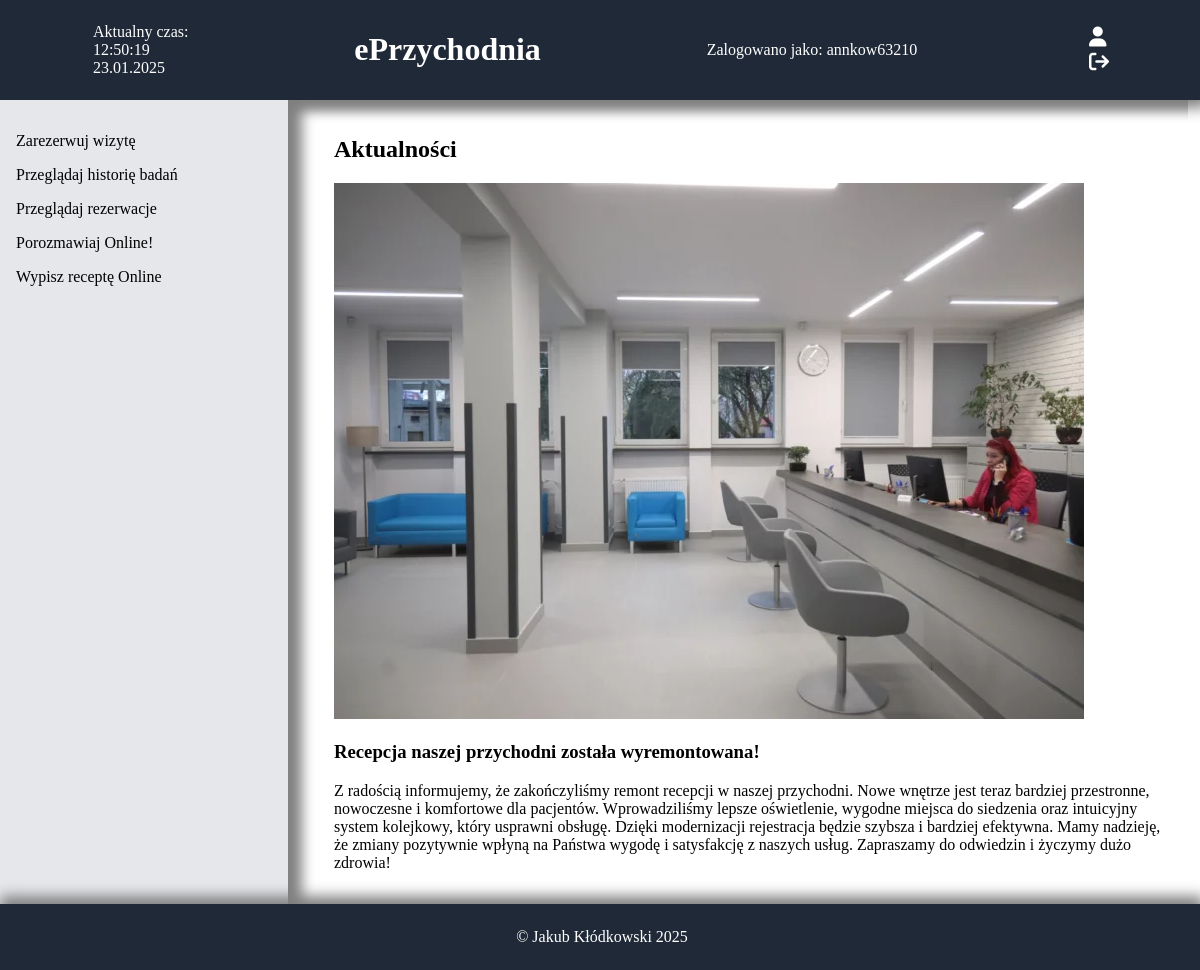
Before: / with the older database file.
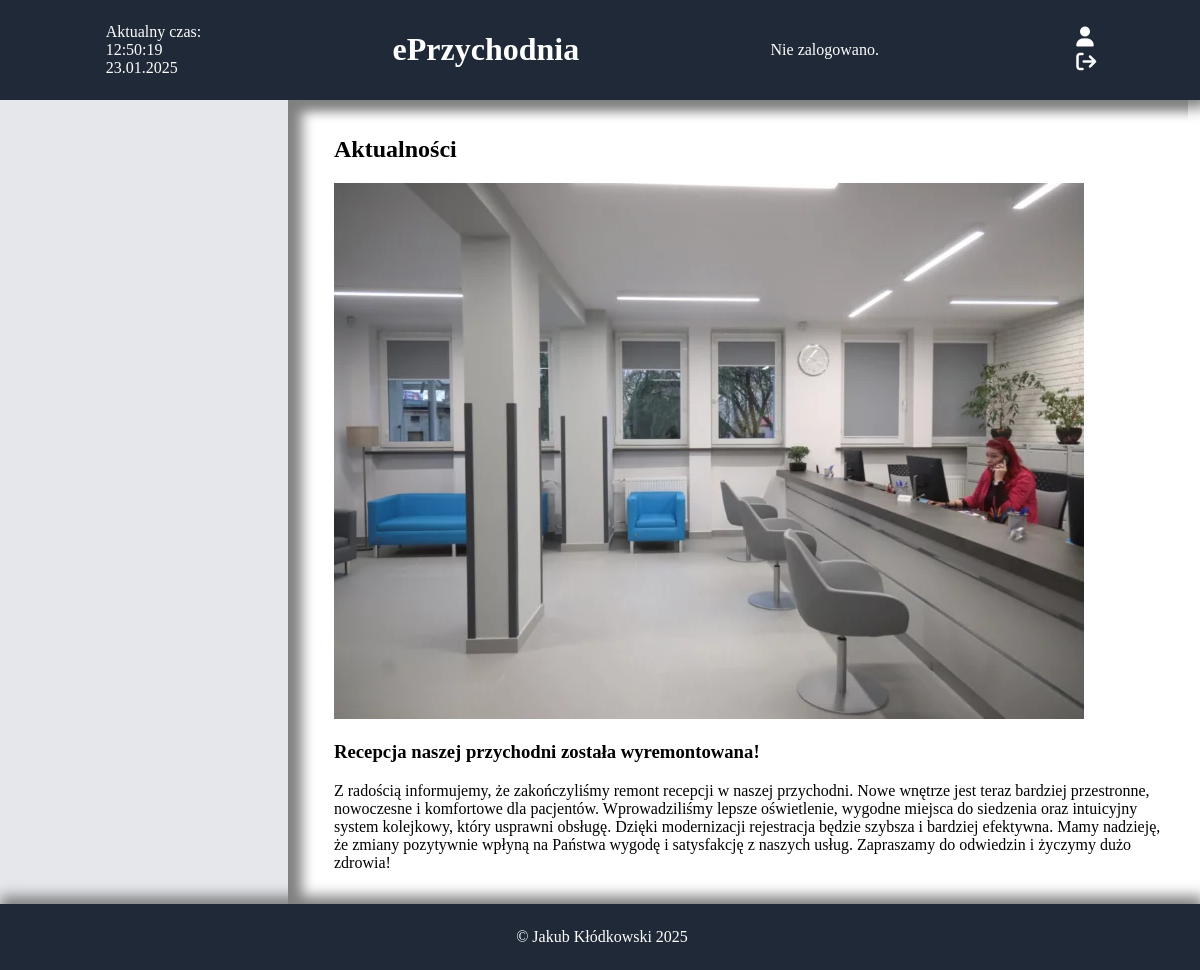
After: the same page with the newer database file.
### tables this page shows
CREATE TABLE `zalogowani` (
  `login` char(11) DEFAULT NULL,
  `haslo` varchar(100) DEFAULT NULL,
  `kto` varchar(100) DEFAULT NULL
);

### index.php (the view, shortened to what this page needs)
<!DOCTYPE html>
<html lang="pl">
<head>
    <link rel="stylesheet" href="https://cdnjs.cloudflare.com/ajax/libs/font-awesome/6.4.2/css/all.min.css">
    <link rel="stylesheet" href="style.css">
</head>
<body>
    <header>
    <div id="data"></div>
        <h1 class="text-xl font-bold text-center flex-1"><a href="index.php">ePrzychodnia</a></h1>
        <?php
            $connect = mysqli_connect("localhost", "root", "", "eprzychodnia");
            $query0 = "SELECT `login` FROM `zalogowani` LIMIT 1";
            $result = mysqli_query($connect, $query0);
            if ($result && mysqli_num_rows($result) > 0) {
                $row = mysqli_fetch_assoc($result);
                $log = $row['login'];
                echo "Zalogowano jako: " . htmlspecialchars($log);
            } else {
                echo "Nie zalogowano.";
            }
        ?>
        <div>
        <form action="zaloguj.php">
    <button class="icon-button"><i class="fa-solid fa-user"></i></button>
</form>
<form action="wyloguj.php">
    <button class="icon-button"><i class="fa fa-sign-out"></i></button>
</form>
<?php
$connect = mysqli_connect("localhost", "root", "", "eprzychodnia");
$query1 = "SELECT `kto` FROM `zalogowani`";
$result1 = mysqli_query($connect, $query1);
if ($row = mysqli_fetch_assoc($result1)) {
    $kto = $row['kto'];
}
?>
    </header>
    <div style="display: flex; flex: 1;">
        <nav>
            <?php
                $connect = mysqli_connect("localhost", "root", "", "eprzychodnia");
                $query0="select * from `zalogowani`";
                $result0=mysqli_query($connect,$query0);
                if(mysqli_num_rows($result0)>0){
                    $query1 = "SELECT `kto` FROM `zalogowani`";
                    $result1 = mysqli_query($connect, $query1);
                    if ($row = mysqli_fetch_assoc($result1)) {
                        $kto = $row['kto'];
                    }
                    $query2="select * from `uprawnienia` where `stanowisko`='".$kto."'";
                    $result2=mysqli_query($connect,$query2);
                    if($row=mysqli_fetch_assoc($result2)){
                        $rezerwuj=$row['rezerwuj'];
                        $przegladaj_historie=$row['przegladaj_historie'];
                        if($rezerwuj==1){
                            echo "<p><a href='rezerwuj.php'>Zarezerwuj wizytę</a></p>";
                        }
                        if($przegladaj_historie==1){
                            echo "<p><a href='historia.php'>Przeglądaj historię badań</a></p>";
                        }
                        if($row['przegladaj_rezerwacje']==1){
                            echo "<p><a href='przegladaj_rezerwacje.php'>Przeglądaj rezerwacje</a></p>";
                        }
                        if($row['ewizyta']==1){
                            echo "<p><a href='chat.php'>Porozmawiaj Online!</a></p>";
                        }
                        if($row['napisz_recepte']==1){
                            echo "<p><a href='zamow_recepte.php'>Wypisz receptę Online</a></p>";
                        }
                    }
                }
            ?>
        </nav>
        <main>
            <div class="index-content" style="margin-left: 30px">
                <h2>Aktualności</h2>
                <img src="przychodnia1.jpg" alt="przychodnia_wyremontowana">
                <h3>Recepcja naszej przychodni została wyremontowana!</h3>
                <p>Z radością informujemy, że zakończyliśmy remont recepcji w naszej przychodni. Nowe wnętrze jest teraz bardziej przestronne, nowoczesne i komfortowe dla pacjentów. Wprowadziliśmy lepsze oświetlenie, wygodne miejsca do siedzenia oraz intuicyjny system kolejkowy, który usprawni obsługę.
Dzięki modernizacji rejestracja będzie szybsza i bardziej efektywna. Mamy nadzieję, że zmiany pozytywnie wpłyną na Państwa wygodę i satysfakcję z naszych usług.
Zapraszamy do odwiedzin i życzymy dużo zdrowia!</p>
            </div>
        </main>
    </div>
    <footer>
        <p>&copy; Jakub Kłódkowski 2025</p>
    </footer>
</body>
</html>

### style.css (style rules this page uses)
body { display: flex; flex-direction: column; height: 100vh; margin: 0; width: 99vw; overflow-x: hidden; }
header { background-color: #1f2937; color: white; padding: 10px; width: 100%; display: flex; justify-content: space-around; align-items: center; text-decoration: none; box-shadow: 0px 8px 13px 0px gray; }
nav { background-color: #e5e7eb; width: 256px; padding: 16px; }
main { flex: 1; padding: 16px; box-shadow: inset 14px 8px 13px 0px gray; }
footer { background-color: #1f2937; color: white; text-align: center; padding: 8px; width: 100%; box-shadow: 0px -8px 13px 0px gray; }
.icon-button { color: white; font-size: 1.25rem; background: none; border: none; cursor: pointer; }
h1>a { text-decoration: none; color: white; }
p>a { text-decoration: none; color: black; }

Changed rows visible on the page:
removed zalogowani: login "annkow63210"
Other visible differences:
text no longer shown: "Zalogowano jako: Zarezerwuj wizytę Przeglądaj historię badań Przeglądaj rezerwacje Porozmawiaj Online! Wypisz receptę Online"
text now shown: "Nie zalogowano."
